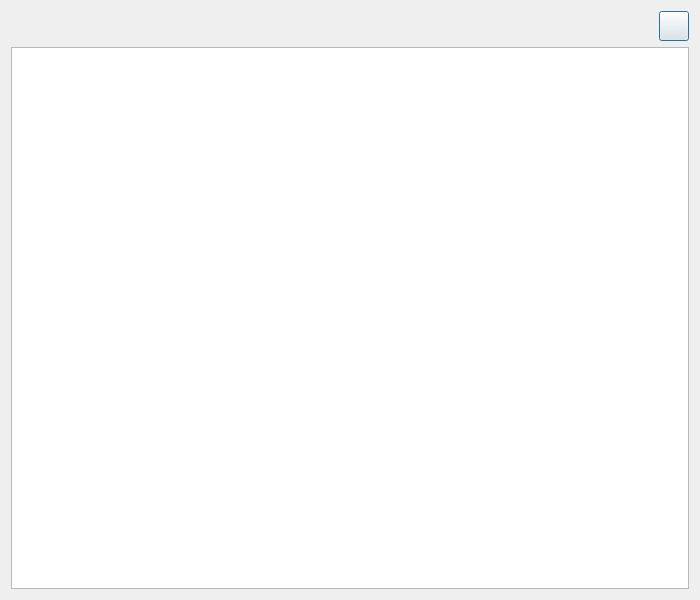
<?xml version="1.0" encoding="UTF-8"?>
<ui version="4.0">
 <class>BrasNasIpManDialog</class>
 <widget class="QDialog" name="BrasNasIpManDialog">
  <property name="geometry">
   <rect>
    <x>0</x>
    <y>0</y>
    <width>700</width>
    <height>600</height>
   </rect>
  </property>
  <property name="minimumSize">
   <size>
    <width>700</width>
    <height>600</height>
   </size>
  </property>
  <property name="font">
   <font>
    <family>Tahoma</family>
    <pointsize>10</pointsize>
   </font>
  </property>
  <property name="windowTitle">
   <string>BRAS NAS IP</string>
  </property>
  <property name="windowIcon">
   <iconset resource="../../../../image.qrc">
    <normaloff>:/Image/nas.png</normaloff>:/Image/nas.png</iconset>
  </property>
  <layout class="QVBoxLayout" name="verticalLayout">
   <item>
    <layout class="QHBoxLayout" name="horizontalLayout_3">
     <item>
      <spacer name="horizontalSpacer">
       <property name="font">
        <font>
         <family>Tahoma</family>
        </font>
       </property>
       <property name="orientation">
        <enum>Qt::Horizontal</enum>
       </property>
       <property name="sizeHint" stdset="0">
        <size>
         <width>40</width>
         <height>20</height>
        </size>
       </property>
      </spacer>
     </item>
     <item>
      <widget class="QPushButton" name="addBtn">
       <property name="enabled">
        <bool>true</bool>
       </property>
       <property name="minimumSize">
        <size>
         <width>30</width>
         <height>30</height>
        </size>
       </property>
       <property name="maximumSize">
        <size>
         <width>30</width>
         <height>30</height>
        </size>
       </property>
       <property name="font">
        <font>
         <family>Tahoma</family>
        </font>
       </property>
       <property name="text">
        <string/>
       </property>
       <property name="icon">
        <iconset resource="../../../../image.qrc">
         <normaloff>:/Image/add.png</normaloff>:/Image/add.png</iconset>
       </property>
       <property name="iconSize">
        <size>
         <width>20</width>
         <height>20</height>
        </size>
       </property>
      </widget>
     </item>
    </layout>
   </item>
   <item>
    <widget class="QTableView" name="nasTV">
     <property name="font">
      <font>
       <family>Tahoma</family>
       <pointsize>10</pointsize>
       <weight>50</weight>
       <bold>false</bold>
      </font>
     </property>
     <property name="alternatingRowColors">
      <bool>true</bool>
     </property>
     <property name="selectionMode">
      <enum>QAbstractItemView::SingleSelection</enum>
     </property>
     <property name="selectionBehavior">
      <enum>QAbstractItemView::SelectRows</enum>
     </property>
    </widget>
   </item>
  </layout>
  <action name="actionEdit_NAS_IP">
   <property name="icon">
    <iconset resource="../../../../image.qrc">
     <normaloff>:/Image/edit.png</normaloff>:/Image/edit.png</iconset>
   </property>
   <property name="text">
    <string>Edit NAS IP</string>
   </property>
   <property name="toolTip">
    <string>Edit NAS IP</string>
   </property>
  </action>
  <action name="actionRemove_NAS_IP">
   <property name="icon">
    <iconset resource="../../../../image.qrc">
     <normaloff>:/Image/remove.png</normaloff>:/Image/remove.png</iconset>
   </property>
   <property name="text">
    <string>Remove NAS IP</string>
   </property>
   <property name="toolTip">
    <string>Remove Nas IP</string>
   </property>
  </action>
 </widget>
 <tabstops>
  <tabstop>addBtn</tabstop>
  <tabstop>nasTV</tabstop>
 </tabstops>
 <resources>
  <include location="../../../../image.qrc"/>
 </resources>
 <connections/>
</ui>
